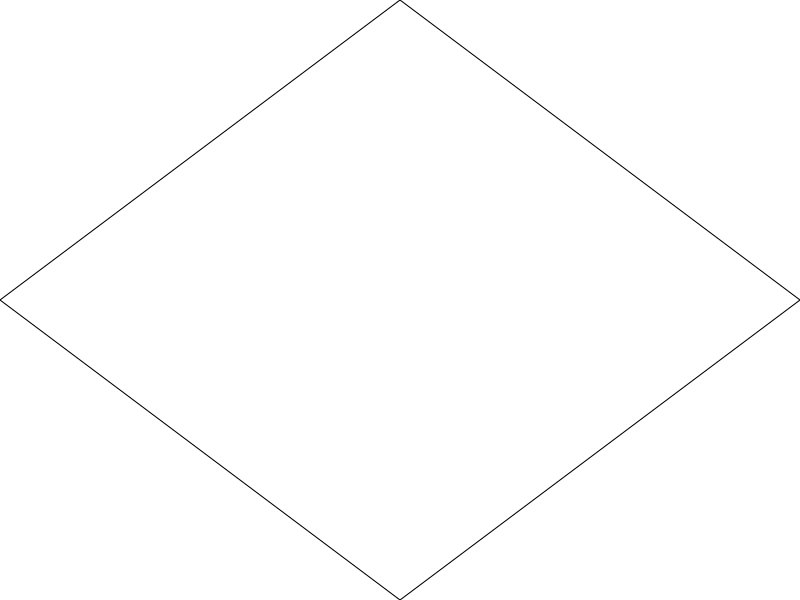
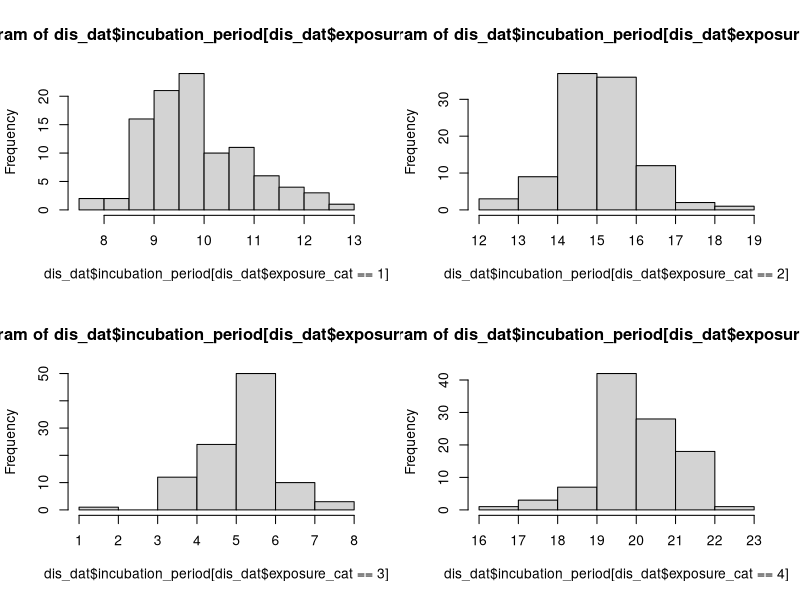
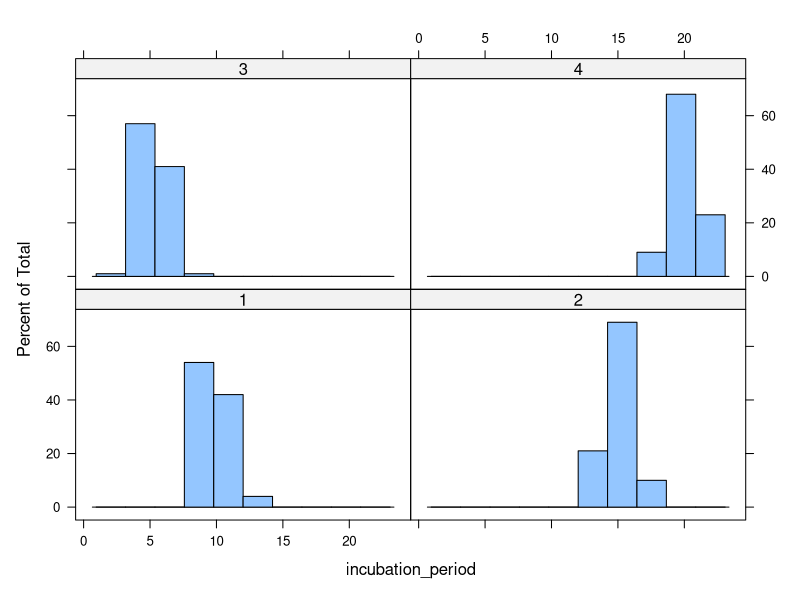
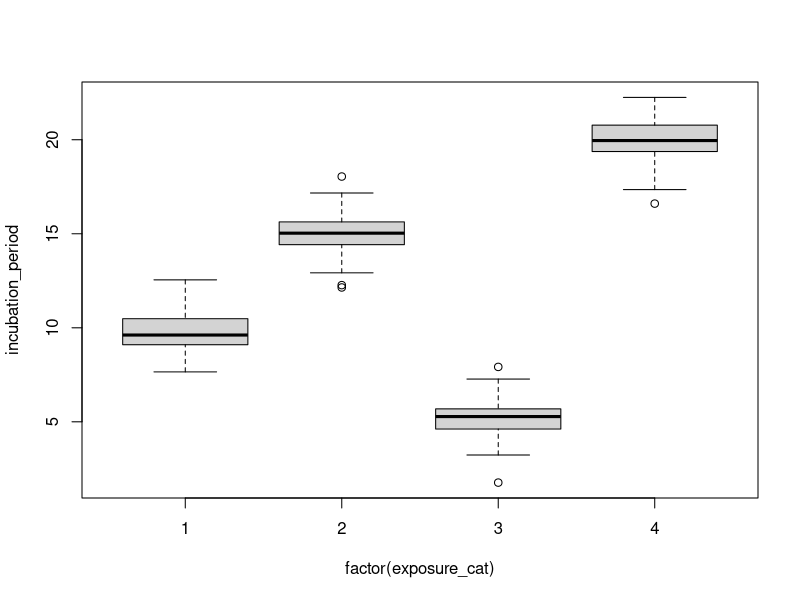
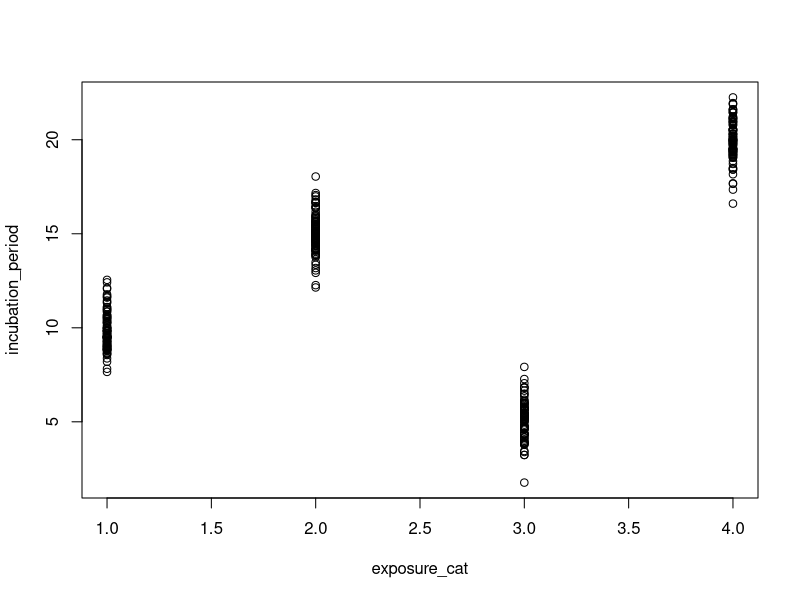

Reproduce these figures in R, in order.
################################
# Chapter-1
################################

# Calling grid library
library(grid)

# Creating a rectangle
grid.rect(height=0.25,width=0.25)

# A rounded rectangle
grid.roundrect(height=0.2,width=0.2)

# A circle
grid.circle(r=0.1)

# Inserting text within the shape
grid.text("R Graphics")

# Drawing a polygon
grid.polygon()





#####################
# data generation

# Set the seed to make the example reproducible
set.seed(1234)
incubation_period <- c(rnorm(100,mean=10),rnorm(100,mean=15),rnorm(100,mean=5),rnorm(100,mean=20))
exposure_cat <- sort(rep(c(1:4),100))
dis_dat<-data.frame(incubation_period,exposure_cat)

# Producing histogram for each of the exposure category 1, 2, 3, and 4
# using traditional visualization code

op<-par(mfrow=c(2,2))
 hist(dis_dat$incubation_period[dis_dat$exposure_cat==1])
 hist(dis_dat$incubation_period[dis_dat$exposure_cat==2])
 hist(dis_dat$incubation_period[dis_dat$exposure_cat==3])
 hist(dis_dat$incubation_period[dis_dat$exposure_cat==4])
 par(op)


library(lattice)
histogram(~incubation_period | factor(exposure_cat), data=dis_dat)
plot(incubation_period ~ factor(exposure_cat), data=dis_dat)
plot(incubation_period ~ exposure_cat, data=dis_dat)
